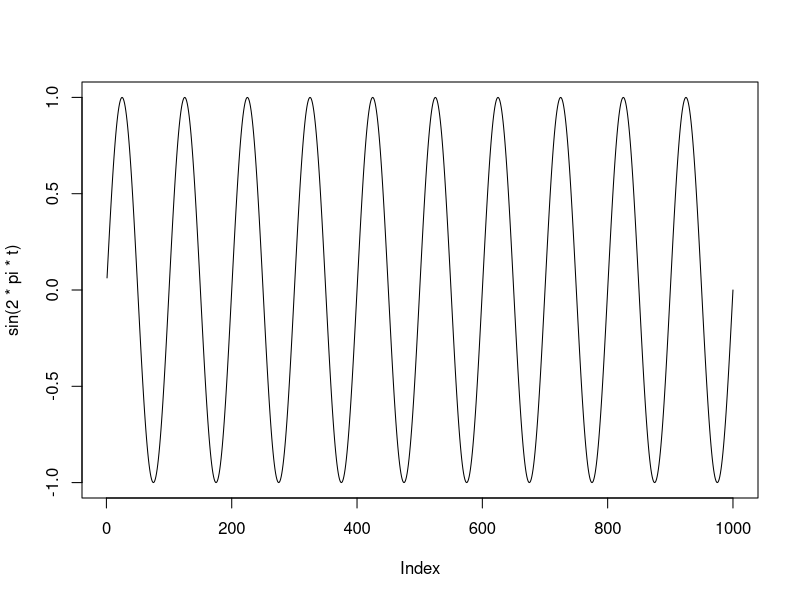

The R script that drew this image:

# Time range (50 cycles)
t = 1:1000
t = t/100
#t = rep(t, 10)

plot(sin(2*pi*t), type="lines")

# Create a non stationary series determining the frequency
f = rep(NA, length(t))
f[1] = 2*pi
for (i in 2:length(t)){
  f[i] = f[i - 1] + rnorm(1, 0, 0.04*pi)
}